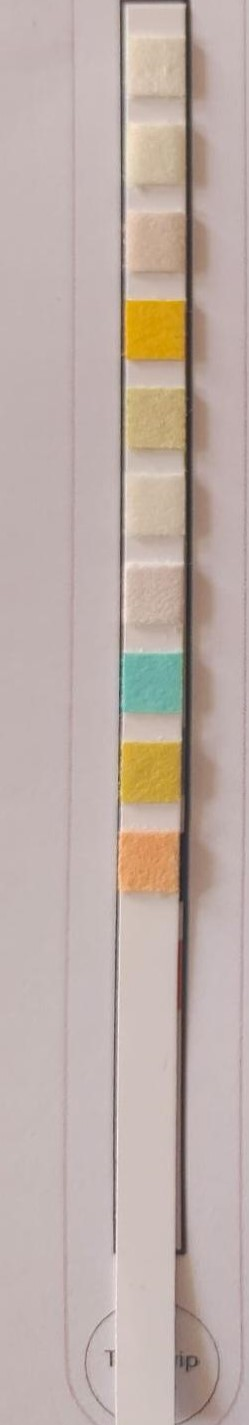
#> input picture strip_images/image1.jpg, 249 x 1425 px, found by its file name
$ python test.py
#> lines starting #> are read from the running program, lines starting #| are printed output that depends on the picture; after the words box and inside, x2 and y2 are one past the last pixel; in counts of white or black regions, pixels touching at a corner belong together
import cv2, imutils
import matplotlib.pyplot as plt
import numpy as np

# Load the image in grayscale
image_path = "C:/Users/HP/Desktop/Alemeno_assi/strip_images/image1.jpg"
image = cv2.imread(image_path)
#> image is the input picture: shape (1425, 249, 3); mean B, G, R 167.1, 173.6, 189.3
image_gray = cv2.imread(image_path, cv2.IMREAD_GRAYSCALE)
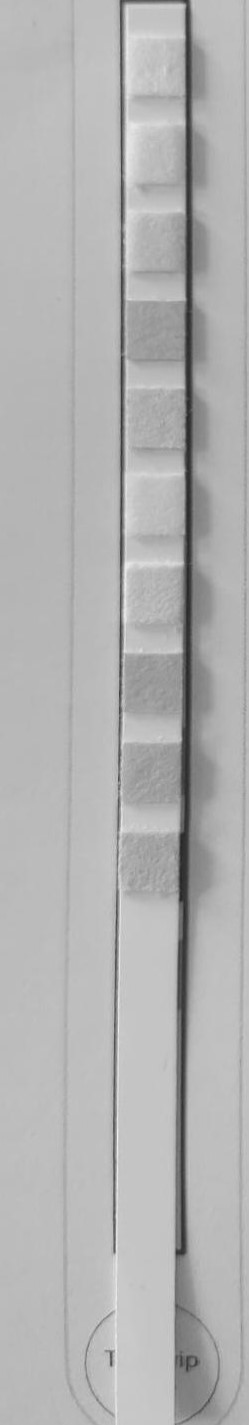
#> image_gray: shape (1425, 249); min 37, max 241, mean 177.6

# Apply bilateral filter
bilateral_filtered = cv2.bilateralFilter(image_gray, 9, 75, 75)

# Apply adaptive thresholding
binary_adaptive = cv2.adaptiveThreshold(bilateral_filtered, 255, cv2.ADAPTIVE_THRESH_GAUSSIAN_C, cv2.THRESH_BINARY, 11, 2)
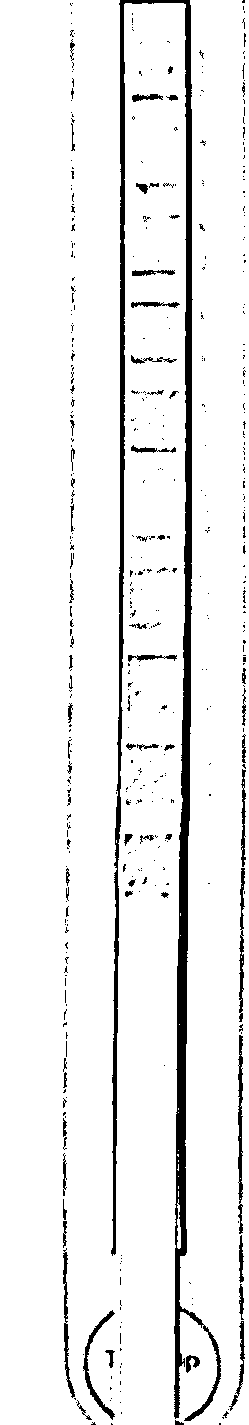
#> binary_adaptive: shape (1425, 249); 93.1% white; 469 black regions (398 under 20 px), largest, box (x1, y1, x2, y2) and area: (111, 0, 221, 1421) 16310, (238, 1035, 243, 1234) 648, (83, 1310, 115, 1420) 552

# Create a structuring element (kernel)
kernel = np.ones((5, 5), np.uint8)  # You can change the size and shape as needed

# Complement the binary image
complemented_image = cv2.bitwise_not(binary_adaptive)

# Apply dilation
dilated_image = cv2.dilate(complemented_image, kernel, iterations=2)
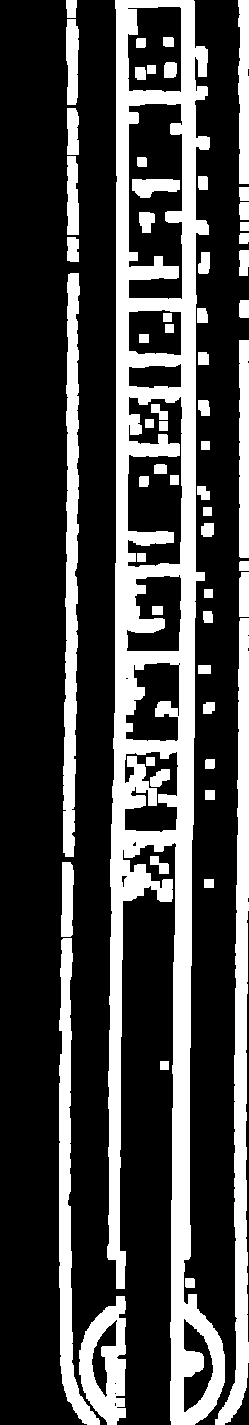
#> dilated_image: shape (1425, 249); 27.1% white; 61 white regions, largest, box (x1, y1, x2, y2) and area: (107, 0, 225, 1425) 55821, (215, 618, 249, 1425) 9764, (63, 273, 80, 857) 6651

# Apply erosion
eroded_image = cv2.erode(dilated_image, kernel, iterations=2)
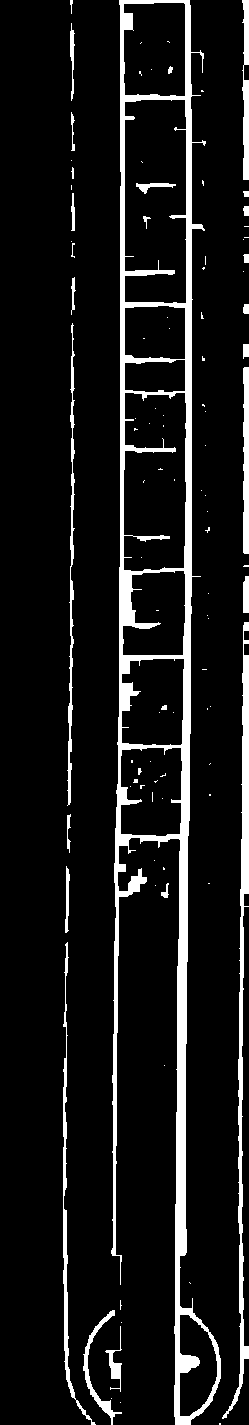
#> eroded_image: shape (1425, 249); 9.5% white; 99 white regions (70 under 20 px), largest, box (x1, y1, x2, y2) and area: (111, 0, 221, 1425) 22378, (222, 622, 249, 1419) 3876, (63, 942, 96, 1425) 1468

# Complement the eroded image
again_complement = cv2.bitwise_not(eroded_image)
#> again_complement: shape (1425, 249); 90.5% white; 99 black regions (70 under 20 px)

contour_labels = {
    'URO': None,
    'BIL': None,
    'KET': None,
    'BLD': None,
    'PRO': None,
    'NIT': None,
    'LEU': None,
    'GLU': None,
    'SG': None,
    'PH': None
}

(cnts, h) = cv2.findContours(again_complement.copy(), cv2.RETR_CCOMP, cv2.CHAIN_APPROX_NONE)
#> cnts = 111 contours, 73 with area under 20; largest, box (x1, y1, x2, y2) and area: (0, 0, 180, 1425) 198330, (180, 0, 249, 1425) 71230, (125, 100, 186, 303) 11560, (124, 393, 186, 571) 9998, (124, 3, 185, 96) 5254; h = 111 rows, first 6: [1, -1, -1, -1], [2, 0, -1, -1], [3, 1, -1, -1], [15, 2, 4, -1], [5, -1, -1, 3], [6, 4, -1, 3]
filtered_contours = []
for contour in cnts:
    perimeter = cv2.arcLength(contour, True)
    approx = cv2.approxPolyDP(contour, 0.04 * perimeter, True)
    # If the contour has a reasonable number of vertices and its area is within a certain range
    if len(approx) >= 4 and len(approx) <= 8 and 3000 < cv2.contourArea(contour) < 8000:
        # filtered_contours.append(contour)
        # Draw the contour
        cv2.drawContours(image_gray, [contour], -1, (0, 255, 0), 5)

        # Find the center of the contour
        M = cv2.moments(contour)
        if M["m00"] != 0:
            cX = int(M["m10"] / M["m00"])
            cY = int(M["m01"] / M["m00"])
        else:
            cX, cY = 0, 0

        # Get the RGB values from the original image
        rgb_value = image[cY, cX]  # Note that OpenCV uses BGR format
        b, g, r = rgb_value
        filtered_contours.append([r,g,b])
#> this loop made 111 passes
#> (perimeter, approx, cX, cY, b, g, r) on passes 16, 48: (351.6, [[130, 661], [122, 742], [180, 744], [183, 659]], 154, 702, 169, 178, 121), (321.8, [[124, 4], [125, 94], [184, 95], [184, 4]], 155, 49, 167, 189, 207)
#> (perimeter, cX, cY, b, g, r) on passes 4, 22: (361.8, 151, 790, 57, 160, 199), (365.8, 156, 614, 166, 179, 201)
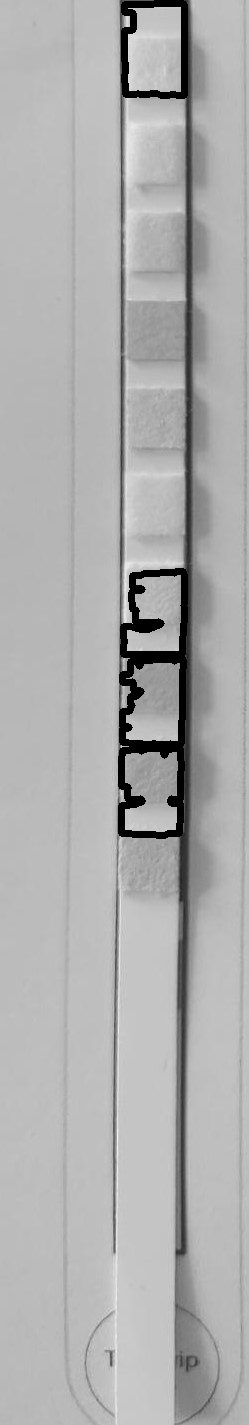
#> image_gray: shape (1425, 249); 2.52% of pixels changed, all inside (x1, y1, x2, y2) = (118, 0, 188, 839)
#> after the loop, filtered_contours = [[199, 160, 57], [121, 178, 169], [201, 179, 166], [207, 189, 167]]
        # print(f"Contour Center: ({cX}, {cY}), RGB Values: ({r}, {g}, {b})")

reversed_list = filtered_contours[::-1]
#> reversed_list = [[207, 189, 167], [201, 179, 166], [121, 178, 169], [199, 160, 57]]

for label, rgb_values in zip(contour_labels.keys(), reversed_list):
    contour_labels[label] = rgb_values
#> this loop made 4 passes
#> after the loop, contour_labels = 10 items

print(contour_labels)
#| {'URO': [207, 189, 167], 'BIL': [201, 179, 166], 'KET': [121, 178, 169], 'BLD': [199, 160, 57], 'PRO': None, 'NIT': None, 'LEU': None, 'GLU': None, 'SG': None, 'PH': None}
# Resize the image for display
result = imutils.resize(image_gray, width=320)

# [5 lines of commented-out code are left out]

$ run again, with strip_images/image3.jpg copied over strip_images/image1.jpg
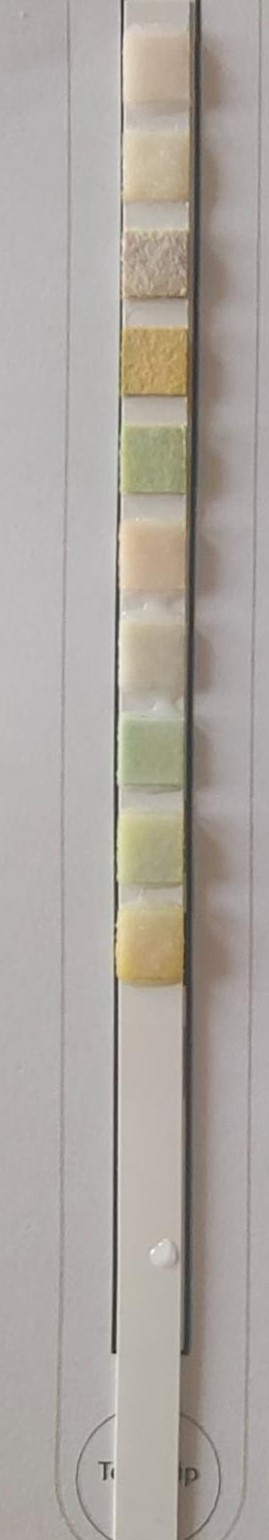
#> input picture strip_images/image3.jpg, 269 x 1540 px, found by its file name
#> image is the input picture: shape (1540, 269, 3); mean B, G, R 159.6, 165.9, 172
#> `binary_adaptive = cv2.adaptiveThreshold(bilateral_filtered, 255, cv2.A..`:
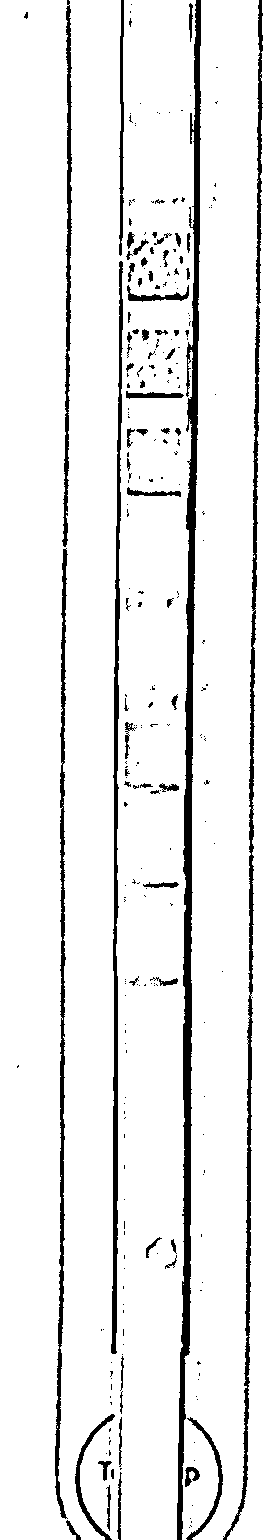
#> binary_adaptive: shape (1540, 269); 91.9% white; 266 black regions (197 under 20 px), largest, box (x1, y1, x2, y2) and area: (177, 0, 201, 1540) 10661, (223, 0, 263, 1540) 5793, (111, 261, 123, 1354) 4328
#> dilated_image: shape (1540, 269); 27.5% white; 33 white regions, largest, box (x1, y1, x2, y2) and area: (71, 0, 227, 1540) 70934, (219, 0, 267, 1540) 19635, (51, 0, 85, 1540) 19601
#> eroded_image: shape (1540, 269); 10.8% white; 54 white regions (46 under 20 px), largest, box (x1, y1, x2, y2) and area: (101, 0, 223, 1540) 28519, (55, 0, 81, 1540) 6641, (223, 0, 263, 1540) 6607
#> again_complement: shape (1540, 269); 89.2% white; 54 black regions (46 under 20 px)
#> cnts = 70 contours, 44 with area under 20; largest, box (x1, y1, x2, y2) and area: (59, 0, 185, 1540) 103832, (0, 0, 76, 1540) 93990, (185, 0, 259, 1540) 82127, (229, 0, 269, 1540) 20528, (118, 495, 189, 785) 17664; h = 70 rows, first 6: [1, -1, -1, -1], [2, 0, -1, -1], [3, 1, -1, -1], [6, 2, 4, -1], [5, -1, -1, 3], [-1, 4, -1, 3]
#> the loop `for contour in cnts:` made 70 passes
#> (perimeter, cX, cY, b, g, r) on pass 21: (524.4, 157, 443, 127, 161, 160)
#> after the loop `for contour in cnts:`:
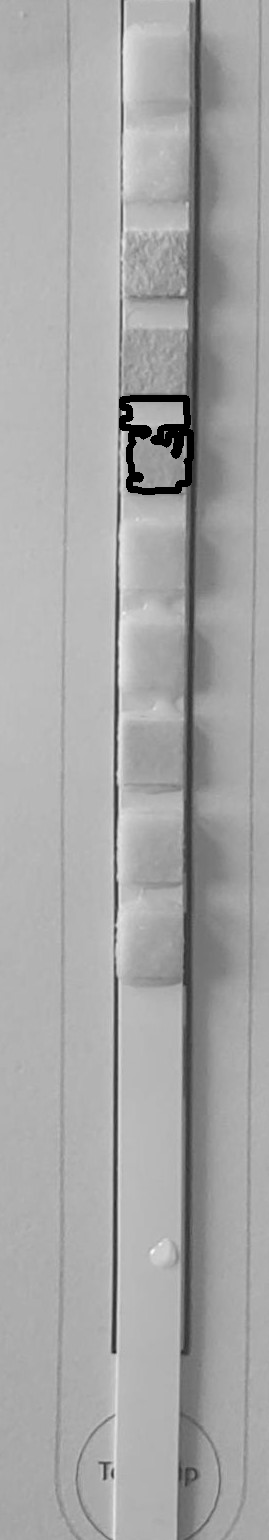
#> image_gray: shape (1540, 269); min 0, max 250, mean 165.9
#> after the loop `for contour in cnts:`: filtered_contours = [[160, 161, 127]]
#> the loop `for label, rgb_values in zip(contour_labels.keys(), reversed_list):` made 1 pass
#> after the loop `for label, rgb_values in zip(contour_labels.keys(), reversed_list):`: contour_labels = 10 items
#| {'URO': [160, 161, 127], 'BIL': None, 'KET': None, 'BLD': None, 'PRO': None, 'NIT': None, 'LEU': None, 'GLU': None, 'SG': None, 'PH': None}

$ run again, with strip_images/image4.jpg copied over strip_images/image1.jpg
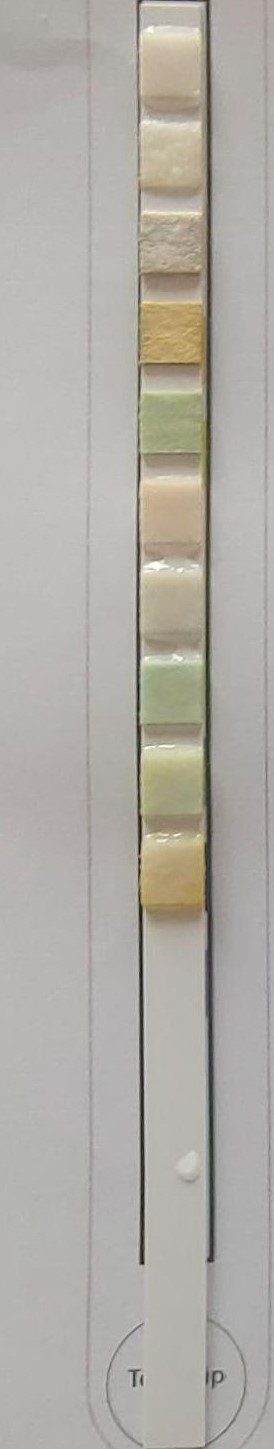
#> input picture strip_images/image4.jpg, 274 x 1449 px, found by its file name
#> image is the input picture: shape (1449, 274, 3); mean B, G, R 165.8, 172.6, 175.7
#> `binary_adaptive = cv2.adaptiveThreshold(bilateral_filtered, 255, cv2.A..`:
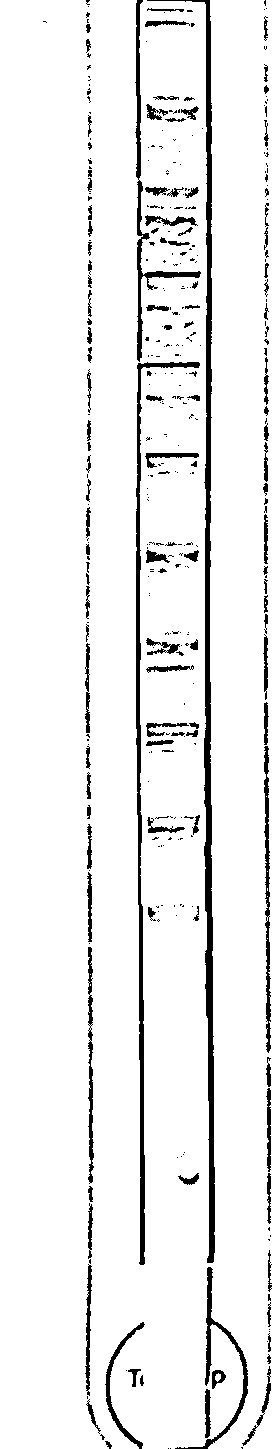
#> binary_adaptive: shape (1449, 274); 93.1% white; 366 black regions (244 under 20 px), largest, box (x1, y1, x2, y2) and area: (147, 0, 215, 1263) 7130, (136, 362, 200, 1265) 3911, (135, 0, 201, 362) 1809
#> dilated_image: shape (1449, 274); 25.8% white; 21 white regions, largest, box (x1, y1, x2, y2) and area: (131, 0, 252, 1449) 62518, (81, 108, 116, 1449) 16516, (259, 60, 274, 1245) 14135
#> eroded_image: shape (1449, 274); 10.3% white; 36 white regions (22 under 20 px), largest, box (x1, y1, x2, y2) and area: (135, 0, 248, 1449) 27250, (263, 64, 274, 1241) 5719, (85, 158, 105, 1440) 4834
#> again_complement: shape (1449, 274); 89.7% white; 36 black regions (22 under 20 px)
#> cnts = 55 contours, 22 with area under 20; largest, box (x1, y1, x2, y2) and area: (0, 0, 209, 1449) 235396, (210, 0, 274, 1449) 76470, (84, 157, 106, 1441) 6120, (140, 2, 206, 107) 5239, (140, 457, 206, 545) 4697; h = 55 rows, first 6: [1, -1, -1, -1], [2, 0, -1, -1], [3, 1, -1, -1], [4, 2, -1, -1], [5, 3, -1, -1], [6, 4, -1, -1]
#> the loop `for contour in cnts:` made 55 passes
#> (perimeter, approx, cX, cY, b, g, r) on passes 6, 11, 14, 15, 31: (313.1, [[193, 737], [141, 753], [142, 816], [204, 814]], 173, 780, 122, 158, 164), (334.3, [[204, 561], [141, 563], [140, 637], [204, 638]], 172, 601, 146, 168, 179), (362.8, [[190, 457], [141, 476], [140, 543], [204, 544]], 174, 504, 142, 168, 192), (301.5, [[205, 401], [142, 401], [141, 452], [205, 452]], 173, 426, 130, 167, 165), (318.3, [[205, 111], [141, 118], [143, 186], [205, 186]], 173, 152, 162, 187, 197)
#> after the loop `for contour in cnts:`:
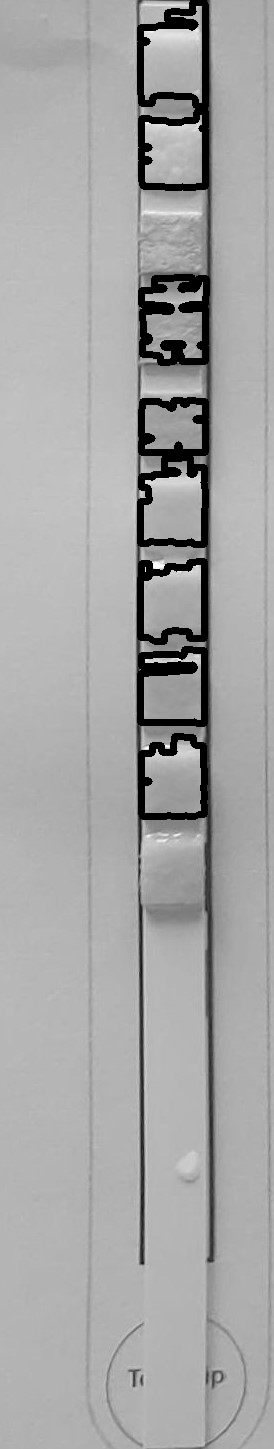
#> image_gray: shape (1449, 274); min 0, max 255, mean 165.6
#> after the loop `for contour in cnts:`: filtered_contours = [[164, 158, 122], [159, 163, 128], [179, 168, 146], [192, 168, 142], [165, 167, 130], [188, 158, 106], [197, 187, 162], [196, 181, 160]]
#> reversed_list = [[196, 181, 160], [197, 187, 162], [188, 158, 106], [165, 167, 130], [192, 168, 142], [179, 168, 146], [159, 163, 128], [164, 158, 122]]
#> the loop `for label, rgb_values in zip(contour_labels.keys(), reversed_list):` made 8 passes
#> after the loop `for label, rgb_values in zip(contour_labels.keys(), reversed_list):`: contour_labels = 10 items
#| {'URO': [196, 181, 160], 'BIL': [197, 187, 162], 'KET': [188, 158, 106], 'BLD': [165, 167, 130], 'PRO': [192, 168, 142], 'NIT': [179, 168, 146], 'LEU': [159, 163, 128], 'GLU': [164, 158, 122], 'SG': None, 'PH': None}

$ run again, with strip_images/image5.jpg copied over strip_images/image1.jpg
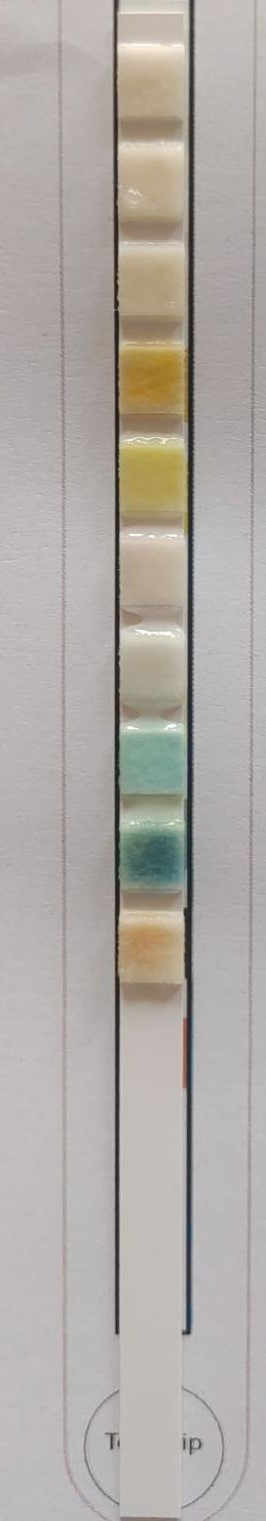
#> input picture strip_images/image5.jpg, 266 x 1521 px, found by its file name
#> image is the input picture: shape (1521, 266, 3); mean B, G, R 165.5, 170.3, 176
#> binary_adaptive: shape (1521, 266); 92.3% white; 253 black regions (195 under 20 px), largest, box (x1, y1, x2, y2) and area: (182, 0, 195, 1336) 7560, (113, 0, 120, 1335) 5834, (61, 503, 96, 1512) 3852
#> dilated_image: shape (1521, 266); 26.6% white; 27 white regions, largest, box (x1, y1, x2, y2) and area: (79, 0, 199, 1512) 60689, (201, 0, 262, 1521) 19976, (53, 0, 112, 1521) 19931
#> eroded_image: shape (1521, 266); 10% white; 45 white regions (36 under 20 px), largest, box (x1, y1, x2, y2) and area: (83, 0, 195, 1508) 25242, (57, 0, 108, 1521) 6987, (205, 0, 258, 1521) 6952
#> again_complement: shape (1521, 266); 90% white; 45 black regions (36 under 20 px)
#> cnts = 66 contours, 40 with area under 20; largest, box (x1, y1, x2, y2) and area: (0, 0, 254, 1521) 280666, (212, 0, 266, 1521) 18199, (117, 18, 189, 136) 7200, (118, 239, 188, 337) 6022, (118, 139, 189, 236) 5914; h = 66 rows, first 6: [1, -1, -1, -1], [8, 0, 2, -1], [3, -1, -1, 1], [4, 2, -1, 1], [5, 3, -1, 1], [6, 4, -1, 1]
#> the loop `for contour in cnts:` made 66 passes
#> (perimeter, approx, cX, cY, b, g, r) on passes 2, 15, 21, 23: (279.3, [[120, 909], [120, 984], [184, 983], [183, 909]], 151, 946, 101, 145, 182), (283.9, [[120, 739], [120, 794], [186, 793], [186, 741]], 151, 767, 146, 164, 125), (384.3, [[187, 522], [120, 527], [120, 611], [187, 608]], 153, 567, 149, 169, 187), (346, [[119, 431], [120, 517], [187, 517], [187, 434]], 152, 476, 81, 154, 176)
#> after the loop `for contour in cnts:`:
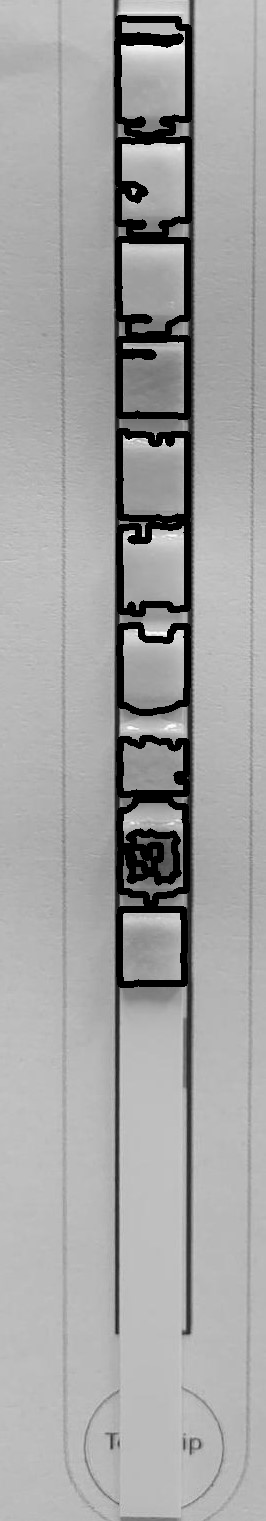
#> image_gray: shape (1521, 266); min 0, max 255, mean 163
#> after the loop `for contour in cnts:`: filtered_contours = [[182, 145, 101], [64, 96, 95], [125, 164, 146], [169, 161, 142], [187, 169, 149], [176, 154, 81], [160, 121, 44], [175, 156, 124], [189, 169, 142], [189, 172, 146]]
#> reversed_list = [[189, 172, 146], [189, 169, 142], [175, 156, 124], [160, 121, 44], [176, 154, 81], [187, 169, 149], [169, 161, 142], [125, 164, 146], [64, 96, 95], [182, 145, 101]]
#> the loop `for label, rgb_values in zip(contour_labels.keys(), reversed_list):` made 10 passes
#> after the loop `for label, rgb_values in zip(contour_labels.keys(), reversed_list):`: contour_labels = 10 items
#> (printed output is left out)
#> `result = imutils.resize(image_gray, width=320)`:
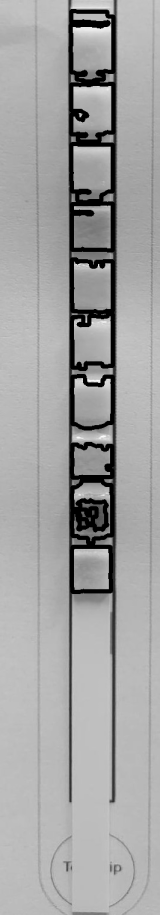
#> result: shape (1829, 320) (shown at 1/2 size); min 0, max 255, mean 162.9
